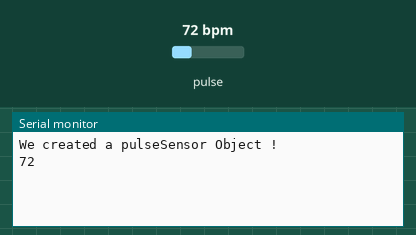
This sketch was run on a simulated Arduino Uno, built with avr-gcc and run on an emulated ATmega328P. Parts: the last lines printed to the serial monitor. The test bench sets the inputs (shaded band); at power-on: pulse 72 bpm.

Above: at 1.8 s.
1.9 s: pulse set to 42 bpm
At 3.3 s:
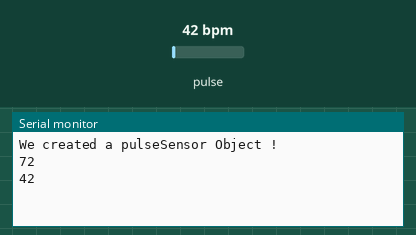
3.4 s: pulse set to 70 bpm
At 4.4 s:
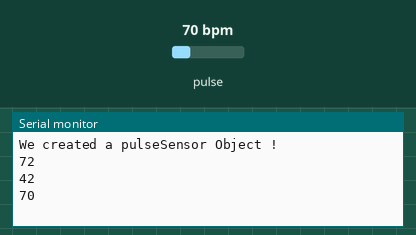
Timing chart, 0 to 6.4 s (numbered marks = the images above; inputs shaded):
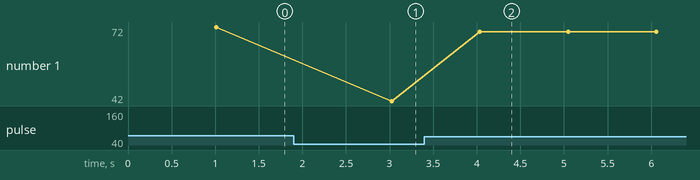

The sketch:

Arduino_BPM.ino
```cpp
#define USE_ARDUINO_INTERRUPTS true    // Set-up low-level interrupts for most acurate BPM math.
#include <PulseSensorPlayground.h>     // Includes the PulseSensorPlayground Library.

#include <SoftwareSerial.h> // Library for connecting Arduino and NodeMCU separate Serial Monitors
#include <ArduinoJson.h> // Library used to send data as an object

const int PulseWire = 0;       // PulseSensor Signal Pin connected to Analog Pin A0

int Threshold = 520; // Threshold Sensitivity for Pulse Sensor

int myBPM = 0; // Initialise value to 0

PulseSensorPlayground pulseSensor;  // Creates an object/instance of the PulseSensorPlayground object called "pulseSensor"

SoftwareSerial nodemcu(5, 6); // 5 for Rx (Receive) & 6 for Tx (Transmit/Send)

void setup() {

  Serial.begin(9600);          // For Serial Monitor
  nodemcu.begin(9600);         //For Connected Serial Monitor

  // Configure the PulseSensor object, by assigning our variables to it.
  pulseSensor.analogInput(PulseWire);
  pulseSensor.setThreshold(Threshold);

  // Double-check the "pulseSensor" object was created and "began" seeing a signal.
   if (pulseSensor.begin()) {
    Serial.println("We created a pulseSensor Object !");  //This prints one time at Arduino power-up,  or on Arduino reset.
  }
}


void loop() {

  StaticJsonBuffer<1000> jsonBuffer;
  JsonObject& data = jsonBuffer.createObject(); // create object named data, which will hold bpm

  if (pulseSensor.sawStartOfBeat()) { // If valid beat is received
    myBPM = pulseSensor.getBeatsPerMinute(); // get bpm value

    data["bpm"] = myBPM; // store myBPM value in attribute named "bpm" in data object, which will be sent to NodeMCU
    data.printTo(nodemcu);

    jsonBuffer.clear(); // clear the object, so that new bpm can be recorded
    Serial.println(myBPM);
  }

  delay(1000); // delay time in milliseconds. 1000 ms = 1 sec

}
```

Measured:
- after the input at 1.9 s, the serial monitor: prints a new line after 1.1 s (image 1)
- after the input at 3.4 s, the serial monitor: prints a new line after 0.64 s (image 2)
- plotted number 1: 72 → 42 after the input at 1.9 s, 42 → 70 after the input at 3.4 s
